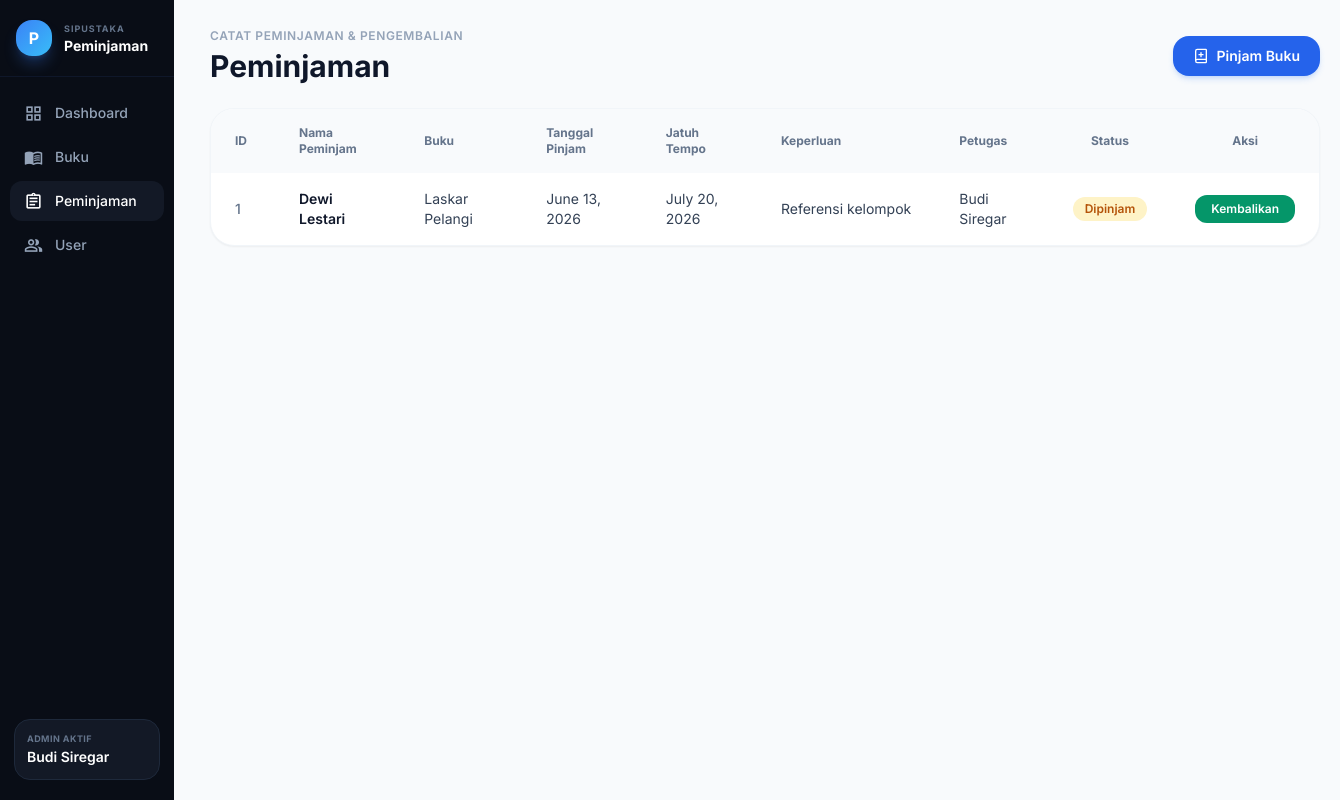
Before: /peminjaman/ with the older database file.
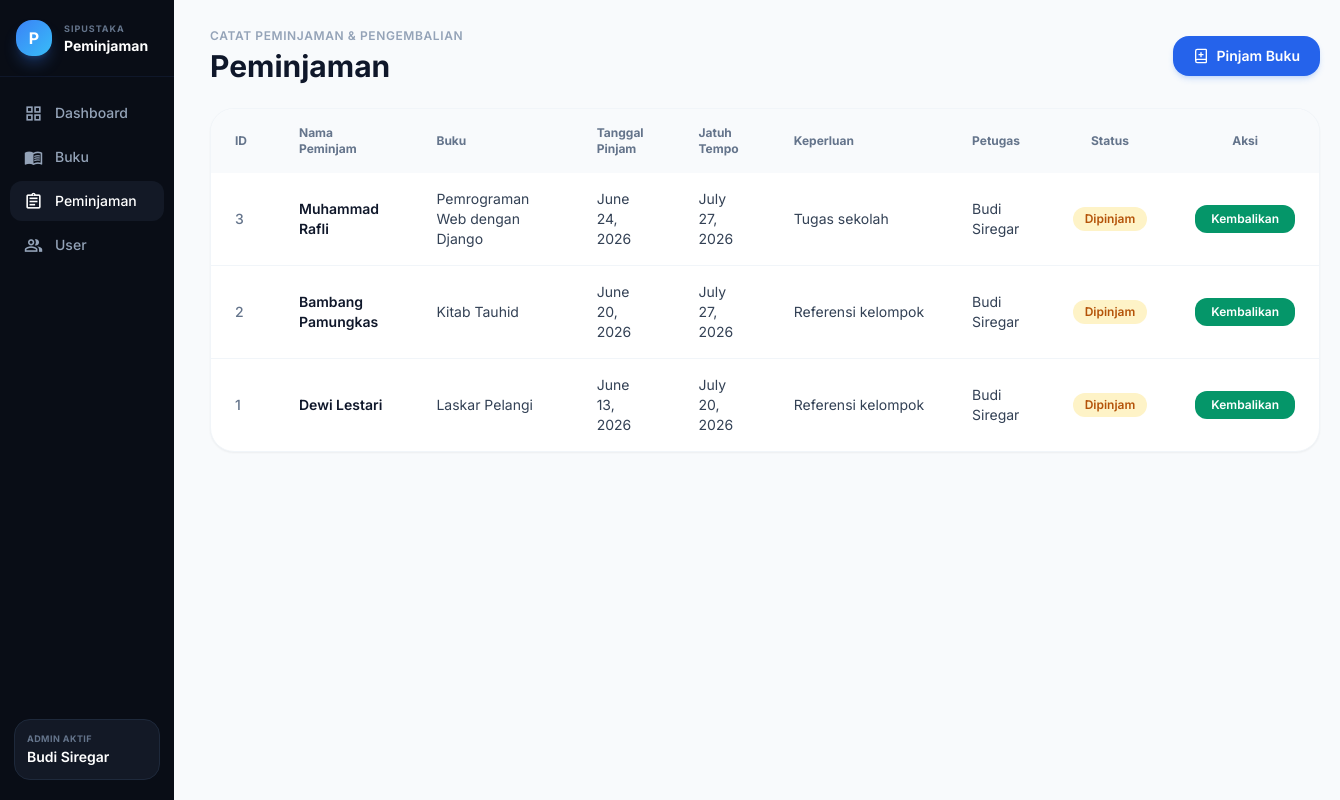
After: the same page with the newer database file.
### perpustakaan/models.py (models this page shows)
class Peminjaman(models.Model):
    siswa = models.ForeignKey(Siswa, on_delete=models.CASCADE, db_column='siswa_id')
    buku = models.ForeignKey(Buku, on_delete=models.CASCADE, db_column='buku_id')
    tanggal_pinjam = models.DateField()
    jatuh_tempo = models.DateField()
    keperluan = models.TextField()
    status = models.CharField(max_length=50, default='Dipinjam')
    class Meta:
        db_table = 'peminjaman'

### perpustakaan/views.py (the view)
# urls.py: path('peminjaman/', views.peminjaman_list, name='peminjaman_list'),
def peminjaman_list(request):
    with connection.cursor() as cursor:
        cursor.execute("""
            SELECT
                p.id,
                s.nama AS nama_siswa,
                b.judul AS judul_buku,
                p.tanggal_pinjam,
                p.jatuh_tempo AS tanggal_kembali,
                p.keperluan,
                'Budi Siregar' AS nama_petugas,
                CASE
                    WHEN p.status = 'Selesai' THEN TRUE
                    ELSE FALSE
                END AS status_kembali
            FROM peminjaman p
            LEFT JOIN siswa s ON CAST(p.siswa_id AS VARCHAR) = CAST(s.id AS VARCHAR)
            LEFT JOIN buku b ON CAST(p.buku_id AS VARCHAR) = CAST(b.id AS VARCHAR)
            ORDER BY p.id DESC
        """)
        hasil_query = dict_fetchall(cursor)
    return render(request, 'peminjaman/pinjam_list.html', {
        'list_peminjaman': hasil_query,
        'daftar_pinjam': hasil_query
    })

### perpustakaan/views.py (called while the page is built)
def dict_fetchall(cursor):
    columns = [col[0] for col in cursor.description]
    return [dict(zip(columns, row)) for row in cursor.fetchall()]

### perpustakaan/templates/peminjaman/pinjam_list.html (shortened to what this page needs)
{% extends 'base.html' %}
{% block sidebar_title %}Peminjaman{% endblock %}
{% block content %}
<div class="w-full max-w-[1400px] ml-1 md:ml-2">
  <div class="flex flex-col md:flex-row md:items-center md:justify-between gap-4 mb-6">
    <div>
      <p class="text-xs font-semibold tracking-wider text-slate-400">CATAT PEMINJAMAN & PENGEMBALIAN</p>
      <h1 class="text-3xl font-bold text-slate-900 mt-1">Peminjaman</h1>
    </div>
    <a href="{% url 'peminjaman_tambah' %}"
      class="inline-flex items-center gap-2 px-5 py-2.5 bg-blue-600 hover:bg-blue-700 text-white text-sm font-semibold rounded-2xl shadow-md shadow-blue-500/20 transition">
      <i data-lucide="book-plus" class="w-4 h-4"></i>
      <span>Pinjam Buku</span>
    </a>
  </div>
  <div class="bg-white rounded-3xl border border-slate-100 shadow-sm overflow-hidden">
    <div class="overflow-x-auto">
      <table class="w-full min-w-[1100px]">
        <thead>
          <tr class="bg-slate-50 text-xs font-semibold text-slate-500">
            <th class="px-6 py-4 text-left w-16">ID</th>
            <th class="px-6 py-4 text-left">Nama Peminjam</th>
            <th class="px-6 py-4 text-left">Buku</th>
            <th class="px-6 py-4 text-left">Tanggal Pinjam</th>
            <th class="px-6 py-4 text-left">Jatuh Tempo</th>
            <th class="px-6 py-4 text-left">Keperluan</th>
            <th class="px-6 py-4 text-left">Petugas</th>
            <th class="px-6 py-4 text-center">Status</th>
            <th class="px-6 py-4 text-center w-36">Aksi</th>
          </tr>
        </thead>
        <tbody class="divide-y divide-slate-100 text-sm">
          {% for pinjam in list_peminjaman %}
          <tr class="hover:bg-slate-50 transition-colors">
            <td class="px-6 py-4 text-slate-500 font-medium">{{ pinjam.id }}</td>
            <td class="px-6 py-4">
              <span class="font-semibold text-slate-900">{{ pinjam.nama_siswa }}</span>
            </td>
            <td class="px-6 py-4 text-slate-700">{{ pinjam.judul_buku }}</td>
            <td class="px-6 py-4 text-slate-700">{{ pinjam.tanggal_pinjam }}</td>
            <td class="px-6 py-4 text-slate-700">{{ pinjam.tanggal_kembali }}</td>
            <td class="px-6 py-4 text-slate-700 max-w-[220px] truncate">
              {{ pinjam.keperluan }}
            </td>
            <td class="px-6 py-4 text-slate-700">{{ pinjam.nama_petugas }}</td>
            <td class="px-6 py-4 text-center">
              {% if pinjam.status_kembali == 1 or pinjam.status_kembali == 'Selesai' %}
              <span class="inline-flex px-3 py-1 text-xs font-semibold rounded-full bg-emerald-100 text-emerald-700">
                Selesai
              </span>
              {% else %}
              <span class="inline-flex px-3 py-1 text-xs font-semibold rounded-full bg-amber-100 text-amber-700">
                Dipinjam
              </span>
              {% endif %}
            </td>
            <td class="px-6 py-4 text-center">
              {% if pinjam.status_kembali == 0 or pinjam.status_kembali == 'Dipinjam' %}
              <a href="{% url 'peminjaman_kembalikan' pinjam.id %}"
                class="inline-flex items-center justify-center px-4 py-1.5 text-xs font-semibold rounded-xl bg-emerald-600 hover:bg-emerald-700 text-white transition">
                Kembalikan
              </a>
              {% else %}
              <span class="text-xs text-slate-400 font-medium italic">Selesai</span>
              {% endif %}
            </td>
          </tr>
          {% endfor %}
        </tbody>
      </table>
    </div>
  </div>
</div>
{% endblock %}

Changed rows visible on the page:
added Peminjaman: id "3", nama_siswa "Muhammad Rafli", judul_buku "Pemrograman Web dengan Django", tanggal_pinjam "June 24, 2026", tanggal_kembali "July 27, 2026", keperluan "Tugas sekolah", nama_petugas "Budi Siregar"
added Peminjaman: id "2", nama_siswa "Bambang Pamungkas", judul_buku "Kitab Tauhid", tanggal_pinjam "June 20, 2026", tanggal_kembali "July 27, 2026", keperluan "Referensi kelompok", nama_petugas "Budi Siregar"
